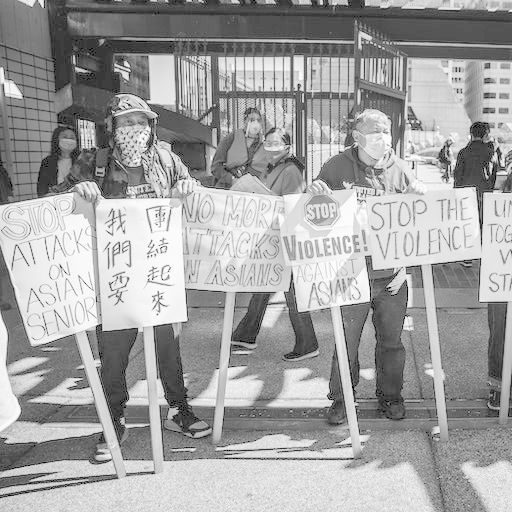
#> input picture img/gray_l.png, 512 x 512 px
$ jupyter execute testes.ipynb
#> lines starting #> are read from the running program, lines starting #| are printed output that depends on the picture
[cell 1]
import cv2 as cv
import imageio.v3 as imageio
import numpy as np
import mediapipe as mp
import matplotlib.pyplot as plt
import scipy as sp
import pandas as pd

[cell 2]
path1 = "img/gray_l.png"
path2 = "img/gray_h.png"

src_img = cv.imread(path1)
#> src_img is the input picture: shape (512, 512, 3); min 0, max 255, mean 162.5
dst_img = cv.imread(path2)
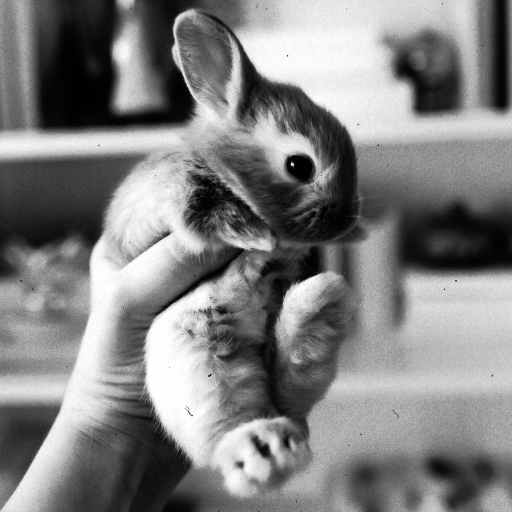
#> input picture img/gray_h.png, 512 x 512 px
#> dst_img is the input picture: shape (512, 512, 3); min 0, max 255, mean 128.6

if src_img is None or dst_img is None:
    print("ERROR")

src_img = cv.cvtColor(src_img, cv.COLOR_BGR2GRAY)
#> src_img: shape (512, 512)
dst_img = cv.cvtColor(dst_img, cv.COLOR_BGR2GRAY)
#> dst_img: shape (512, 512)

[cell 3]
#src_img = cv.equalizeHist(src_img)
#dst_img = cv.equalizeHist(dst_img)

# histogramas com as normalizações
src_hist = cv.calcHist([src_img], [0], None, [256], [0, 256])
#> src_hist = 256 values, max 4811 at index 83, min 0 at index 1, mean 1024
dst_hist = cv.calcHist([dst_img], [0], None, [256], [0, 256])
#> dst_hist = 256 values, max 4266 at index 161, min 0 at index 49, mean 1024

src_hist_norm = src_hist / src_img.size
#> src_hist_norm = 256 values, max 0.0184 at index 83, min 0 at index 1, mean 0.00391
dst_hist_norm = dst_hist / dst_img.size
#> dst_hist_norm = 256 values, max 0.0163 at index 161, min 0 at index 49, mean 0.00391

# CDFs dos histogramas (PDF)
src_cdf = src_hist_norm.cumsum()
#> src_cdf = 256 values from 0.00232 to 1
dst_cdf = dst_hist_norm.cumsum()
#> dst_cdf = 256 values from 0.00151 to 1

# Interpolação dos valores da função de transferencia
lut = np.interp(src_cdf, dst_cdf, np.arange(256))
#> lut = 256 values from 0.205 to 255

matched_img = cv.LUT(src_img, lut.astype(np.uint8))
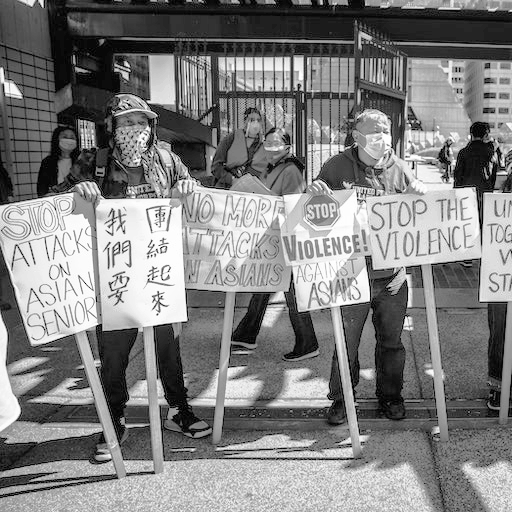
#> matched_img: shape (512, 512); min 0, max 255, mean 128.6

mat_hist = cv.calcHist([matched_img], [0], None, [256], [0, 256])
#> mat_hist = 256 values, max 4811 at index 32, min 0 at index 1, mean 1024
mat_hist_norm = mat_hist/mat_hist.size
#> mat_hist_norm = 256 values, max 18.79 at index 32, min 0 at index 1, mean 4
mat_cdf = mat_hist_norm.cumsum();
#> mat_cdf = 256 values from 2.37 to 1024

[cell 4]
def colour_transfer_idt(i0, i1, bins=300, n_rot=10, relaxation=1):
    n_dims = i0.shape[1]

    d0 = i0.T
    d1 = i1.T

    for i in range(n_rot):

        r = sp.stats.special_ortho_group.rvs(n_dims).astype(np.float32)

        d0r = np.dot(r, d0)
        d1r = np.dot(r, d1)
        d_r = np.empty_like(d0)

        # 3 dims
        for j in range(n_dims):

            lo = min(d0r[j].min(), d1r[j].min())
            hi = max(d0r[j].max(), d1r[j].max())


            p0r, edges = np.histogram(d0r[j], bins=bins, range=[lo, hi])
            p1r, _     = np.histogram(d1r[j], bins=bins, range=[lo, hi])

            cp0r = p0r.cumsum().astype(np.float32)
            cp0r /= cp0r[-1]

            cp1r = p1r.cumsum().astype(np.float32)
            cp1r /= cp1r[-1]

            f = np.interp(cp0r, cp1r, edges[1:])

            d_r[j] = np.interp(d0r[j], edges[1:], f, left=0, right=bins)

        d0 = relaxation * np.linalg.solve(r, (d_r - d0r)) + d0

    return d0.T

path1 = "img/inpt.png"
path2 = "img/refer.png"

im_orig = plt.imread(path1)
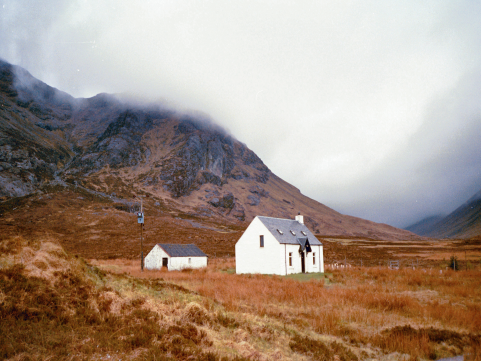
#> input picture img/inpt.png, 481 x 361 px
#> im_orig is the input picture: shape (361, 481, 3) float32; mean R, G, B 0.646, 0.575, 0.525
im_target = plt.imread(path2)
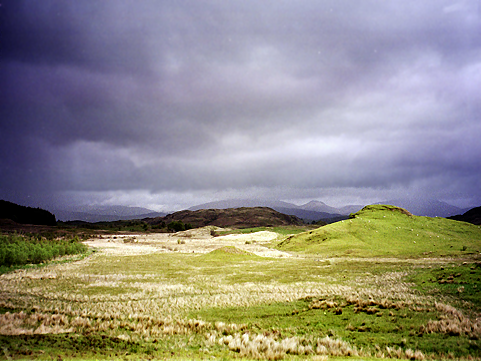
#> input picture img/refer.png, 481 x 361 px
#> im_target is the input picture: shape (361, 481, 3) float32; mean R, G, B 0.563, 0.547, 0.516

df_orig = pd.DataFrame(im_orig.reshape(-1, im_orig.shape[-1]), columns=['r', 'g', 'b'])
#> df_orig = table of 173641 rows and 3 columns
df_target = pd.DataFrame(im_target.reshape(-1, im_target.shape[-1]), columns=['r', 'g', 'b'])
#> df_target = table of 173641 rows and 3 columns

a_orig = df_orig.values
a_target = df_target.values

np.random.seed(42)
bins = 100

a_result = colour_transfer_idt(a_orig, a_target, bins=300, n_rot=20, relaxation=1)

df_result = pd.DataFrame(a_result, columns=['r', 'g', 'b'])
#> df_result = table of 173641 rows and 3 columns
im_result = a_result.reshape(im_orig.shape)
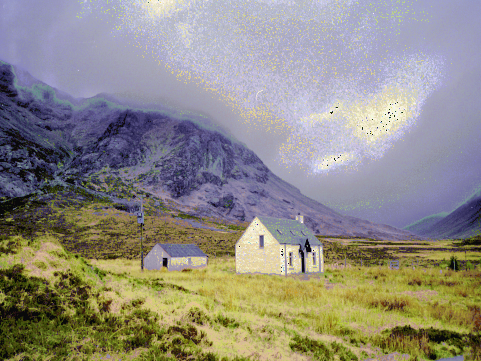
#> im_result: shape (361, 481, 3) float32; mean R, G, B 0.563, 0.547, 0.515; drawn with min black and max white

fig, ax = plt.subplots(figsize=(10, 6))
ax.imshow(im_result)
ax.axis('off')

plt.show()

[cell 5]
plt.figure(figsize=(16, 10))

plt.subplot(4, 2, 1)
plt.imshow(src_img, cmap='gray')
plt.title('input')

plt.subplot(4, 2, 2)
plt.plot(src_cdf, color='blue')
plt.title('CDF input')

plt.subplot(4, 2, 3)
plt.imshow(dst_img, cmap='gray')
plt.title('target')

plt.subplot(4, 2, 4)
plt.plot(dst_cdf, color='green')
plt.title('CDF target')

plt.subplot(4, 2, 5)
plt.imshow(matched_img, cmap='gray')
plt.title('output')

plt.subplot(4, 2, 6)
plt.plot(mat_cdf, color='red')
plt.title('CDF outup')

plt.subplot(4, 2, 7)
plt.imshow(matched_img, cmap='gray')
plt.title('output')

plt.subplot(4, 2, 8)
plt.plot(lut, color='red')
plt.title('func transf')

plt.tight_layout()
plt.show()
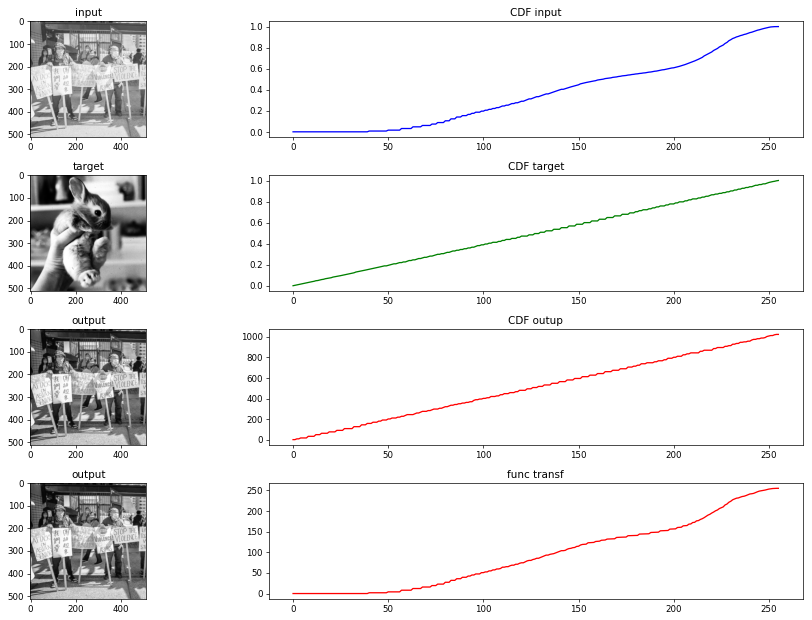
#> figure drawn by matplotlib, 8 panels; panel 2: curve peaks at x = 255, y = 1; panel 4: curve peaks at x = 255, y = 1; panel 6: curve peaks at x = 255, y = 1024; panel 8: curve peaks at x = 255, y = 255
